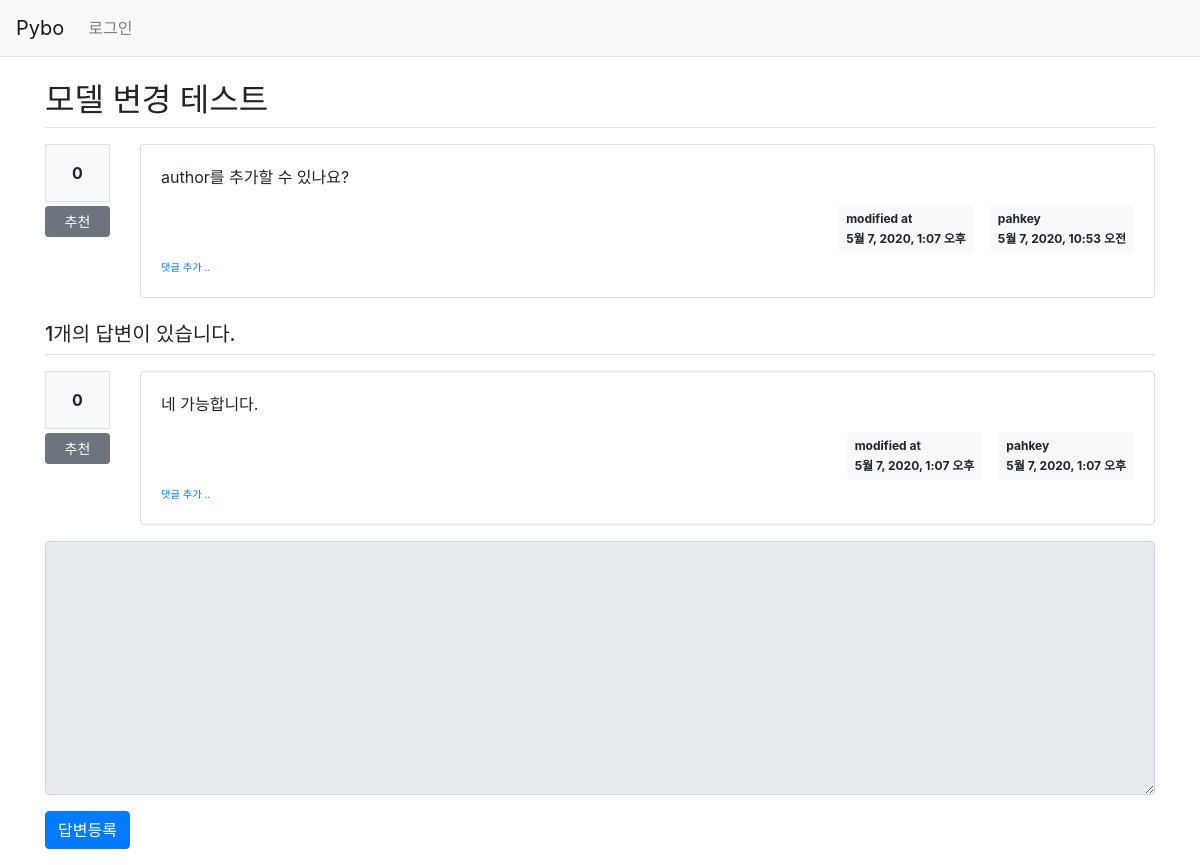
The app's page /pybo/14/ with its own data.
### pybo/models.py (models this page shows, shortened)
class Question(models.Model):
    author = models.ForeignKey(User, on_delete=models.CASCADE, related_name='author_question')
    subject = models.CharField(max_length=200)
    content = models.TextField()
    create_date = models.DateTimeField()
    modify_date = models.DateTimeField(null=True, blank=True)
    voter = models.ManyToManyField(User, related_name='voter_question')

class Answer(models.Model):
    author = models.ForeignKey(User, on_delete=models.CASCADE, related_name='author_answer')
    question = models.ForeignKey(Question, on_delete=models.CASCADE)
    content = models.TextField()
    create_date = models.DateTimeField()
    modify_date = models.DateTimeField(null=True, blank=True)
    voter = models.ManyToManyField(User, related_name='voter_answer')

### pybo/views/base_views.py (the view)
# urls.py: path('<int:question_id>/', base_views.detail, name='detail'),
def detail(request, question_id):
    question = get_object_or_404(Question, pk=question_id)
    context = {'question': question}
    return render(request, 'pybo/question_detail.html', context)

### pybo/templatetags/pybo_filter.py (called while the page is built)
@register.filter()
def mark(value):
    extensions = ["nl2br", "fenced_code"]
    return mark_safe(markdown.markdown(value, extensions=extensions))

### templates/pybo/question_detail.html (shortened to what this page needs)
{% extends 'base.html' %}
{% load pybo_filter %}
{% block content %}
<div class="container my-3">
    <h2 class="border-bottom py-2">{{ question.subject }}</h2>
    <div class="row my-3">
        <div class="col-1">
            <div class="bg-light text-center p-3 border font-weight-bolder mb-1">{{question.voter.count}}</div>
            <a href="#" data-uri="{% url 'pybo:vote_question' question.id  %}"
               class="recommend btn btn-sm btn-secondary btn-block my-1">추천</a>
        </div>
        <div class="col-11">
            <div class="card">
                <div class="card-body">
                    <div class="card-text">{{ question.content|mark }}</div>
                    <div class="d-flex justify-content-end">
                        {% if question.modify_date %}
                        <div class="badge badge-light p-2 text-left mx-3">
                            <div class="mb-2">modified at</div>
                            <div>{{ question.modify_date }}</div>
                        </div>
                        {% endif %}
                        <div class="badge badge-light p-2 text-left">
                            <div class="mb-2">{{ question.author.username }}</div>
                            <div>{{ question.create_date }}</div>
                        </div>
                    </div>
                    <div>
                        <a href="{% url 'pybo:comment_create_question' question.id  %}"
                           class="small"><small>댓글 추가 ..</small></a>
                    </div>
                </div>
            </div>
        </div>
    </div>
    <h5 class="border-bottom my-3 py-2">{{question.answer_set.count}}개의 답변이 있습니다.</h5>
    {% for answer in question.answer_set.all %}
    <div class="row my-3">
        <div class="col-1">
            <div class="bg-light text-center p-3 border font-weight-bolder mb-1">{{answer.voter.count}}</div>
            <a href="#" data-uri="{% url 'pybo:vote_answer' answer.id  %}"
                class="recommend btn btn-sm btn-secondary btn-block my-1">추천</a>
        </div>
        <div class="col-11">
            <div class="card">
                <div class="card-body">
                    <div class="card-text">{{ answer.content|mark }}</div>
                    <div class="d-flex justify-content-end">
                        {% if answer.modify_date %}
                        <div class="badge badge-light p-2 text-left mx-3">
                            <div class="mb-2">modified at</div>
                            <div>{{ answer.modify_date }}</div>
                        </div>
                        {% endif %}
                        <div class="badge badge-light p-2 text-left">
                            <div class="mb-2">{{ answer.author.username }}</div>
                            <div>{{ answer.create_date }}</div>
                        </div>
                    </div>
                    <div>
                        <a href="{% url 'pybo:comment_create_answer' answer.id  %}"
                           class="small"><small>댓글 추가 ..</small></a>
                    </div>
                </div>
            </div>
        </div>
    </div>
    {% endfor %}
    <form action="{% url 'pybo:answer_create' question.id %}" method="post" class="my-3">
        <div class="form-group">
            <textarea {% if not user.is_authenticated %}disabled{% endif %}
              name="content" id="content" class="form-control" rows="10"></textarea>
        </div>
        <input type="submit" value="답변등록" class="btn btn-primary">
    </form>
</div>
{% endblock %}

### records on screen
Question: subject "모델 변경 테스트", voter.count "0", content|mark "author를 추가할 수 있나요?", modify_date "5월 7, 2020, 1:07 오후", author.username "pahkey", create_date "5월 7, 2020, 10:53 오전", answer_set.count "1"
Answer: voter.count "0", content|mark "네 가능합니다.", modify_date "5월 7, 2020, 1:07 오후", author.username "pahkey", create_date "5월 7, 2020, 1:07 오후"
